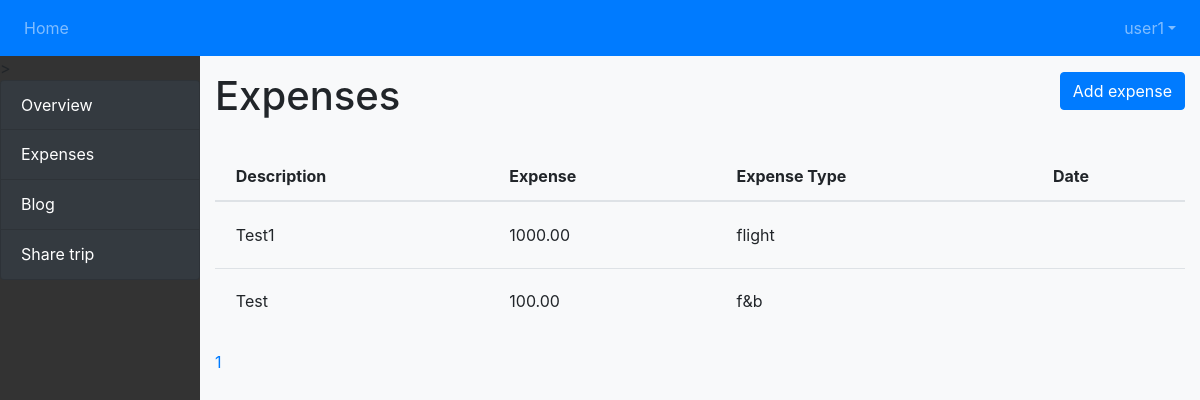
Page /trip/1/expense (signed in) on the earlier database version.
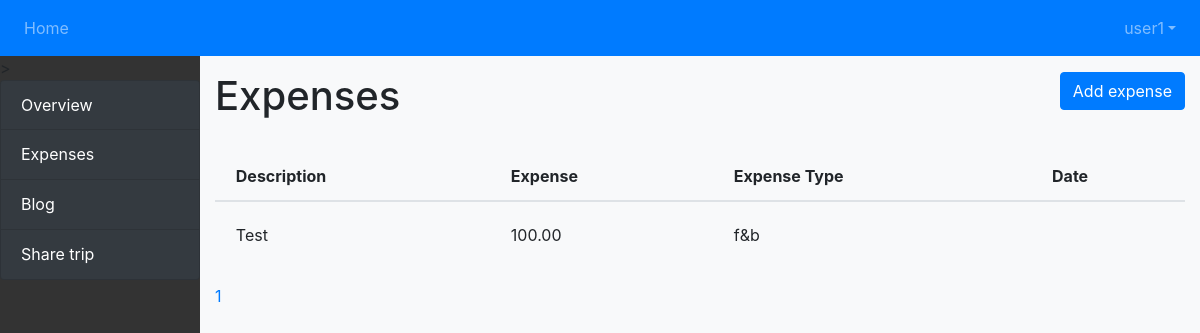
Same page on the later database version.
### tracker/models.py (models this page shows)
class Expenses(models.Model):
    trip = models.ForeignKey('Trip', on_delete=models.CASCADE)
    expense = models.DecimalField(max_digits=100, decimal_places=2)
    expense_type = models.CharField(max_length = 50, choices=expense_type_options)
    description = models.CharField(max_length = 50)
    transaction_date = models.DateField(null=True, blank=True)

### tracker/views.py (the view, shortened to what this page needs)
# urls.py: path('trip/<int:pk>/expense', views.TripExpense.as_view(), name='trip_expense'),
class TripExpense(LoginRequiredMixin, DetailView): #List of all the expenses of the trip
    template_name = 'tracker/trip_expense.html'
    def get(self, request, pk, expense_id=None): #Get all the expenses for the trip
        user_can_access = check_user_has_access_to_trip(trip_id=pk, request_user_id=request.user.id)
        if user_can_access:
            this_trip = Trip.objects.get(pk=pk)
            form = AddExpenseForm()
            all_expenses = Expenses.objects.filter(trip=this_trip).order_by('id').reverse() #Reverse so that the latest entry appears at the top
            paginator = Paginator(all_expenses, 5)
            page_num = request.GET.get('page')
            page_obj = paginator.get_page(page_num)
            ctx = {'trip': this_trip, 'form': form, 'page_obj': page_obj}
            return render(request, self.template_name, ctx)
        else:
            raise Http404('Access denied')

### tracker/utils.py (called while the page is built)
def check_user_has_access_to_trip(trip_id, request_user_id):
    this_trip = get_object_or_404(Trip, id=trip_id)
    this_trip_users = this_trip.groups.values('id')
    this_trip_users = [user['id'] for user in this_trip_users]
    if request_user_id in this_trip_users:
        return True
    else:
        return False

### tracker/templates/tracker/trip_expense.html (shortened to what this page needs)
{% extends "base_sidebar.html" %}
{% load crispy_forms_tags %}
{% load static %}
{% block sidecontent %}
{% include "modal.html" %}
<h1>Expenses</h1> <br>
{% if page_obj %}
    <table class="table" id="table">
        <tr>
            <th scope="col">Description</th>
            <th scope="col">Expense</th>
            <th scope="col">Expense Type</th>
            <th scope="col">Date</th>
        </tr>
        <tbody>
        {% for expense in page_obj %}
        <tr scope="row" class="record">
            <td>{{expense.description}} </td>
            <td>{{expense.expense}}</td>
            <td>{{expense.expense_type}}</td>
            <td>{{expense.transaction_date | default_if_none:" " | date:"Y-m-d"}}</td>
        </tr>
    {% endfor %}
    </tbody>
    </table>
    <div class="pagination">
        <span class="step-links">
            {% for num in page_obj.paginator.page_range %}
              {% if page_obj.number == num %}
                <a href="?page={{ num }}">{{ num }}</a>
              {% elif num > page_obj.number|add:'-3' and num < page_obj.number|add:'3' %}
                <a href="{% url 'tracker:trip_expense' trip.id %}?page={{ num }}">{{ num }}</a>
              {% endif %}
            {% endfor %}
        </span>
    </div>
{% endif %}
{% endblock %}

Differences in the rows shown:
removed Expenses: description "Test1", expense "1000.00", expense_type "flight"
